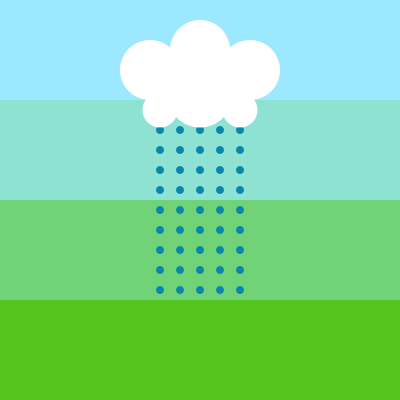
Frame 1 (no input)
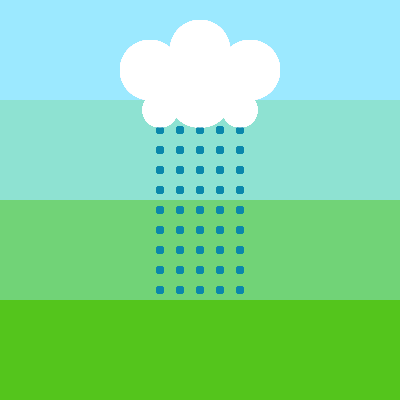
Frame 60 (the mouse pressed at the canvas centre just before this capture)
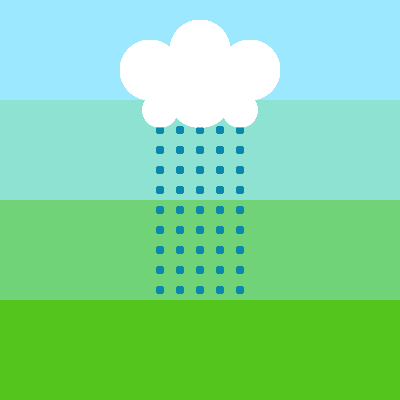
Frame 120 (the mouse held since frame 60 and released just before this capture)

The Processing sketch that drew these frames (run headless with seeded random() and noise(); from frame 60 on, the mouse is pressed at the canvas centre):

// Processing sketch: processing_21680
// ── processing_21680.pde

void setup() {
  size (400,400);
  
  noStroke();
  color from = color(156,233,255); //blue
  color to = color(84,197,28); //green
  color interA = lerpColor (from, to, .20); //less amount of green colour incorporated
  color interB = lerpColor (from, to, .60); //more colour (green) 
                                            //incorporated closer to the bottom
  fill(from); //(from) the sky=(blue);
    rect(0,0,400,100);
  fill (interA);
    rect(0,100,400,200);
  fill (interB);
    rect(0,200,400,300);
  fill (to); //(to) the grass=(green);
    rect(0,300,400,400);
    
}

void draw() {  
  
  // rain
  fill(10,135,171);
  smooth();
  for (int x = 160; x < 250; x = x+20) {
  for (int y = 110; y < 300; y = y+20) {
    ellipse(x,y,8,8);
  }
}

//cloud
  smooth();
  fill(255);
  noStroke();
  ellipse(200,50,60,60);
  ellipse(150,70,60,60);
  ellipse(250,70,60,60);
  ellipse(200,95,65,65);
  ellipse(240,110,35,35);
  ellipse(160,110,35,35);
  
  
  
  
}
